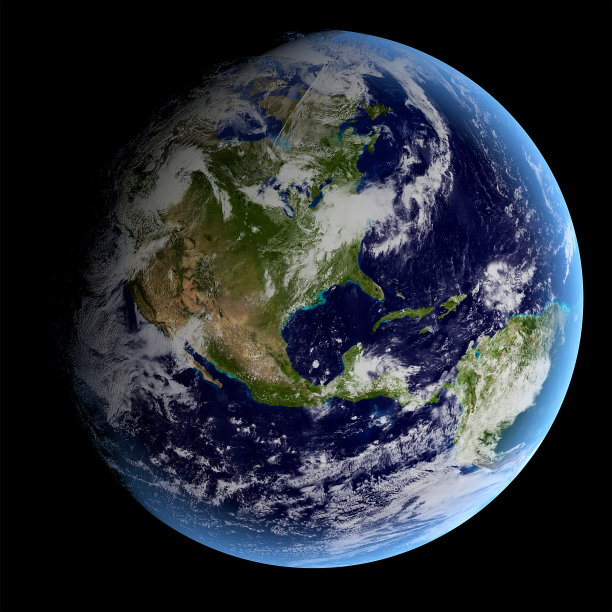
#> input picture picresources/earth.jpg, 612 x 612 px
$ python cv2_func.py
#> lines starting #> are read from the running program, lines starting #| are printed output that depends on the picture; after the words box and inside, x2 and y2 are one past the last pixel; in counts of white or black regions, pixels touching at a corner belong together
import cv2
import os
import matplotlib.pyplot as plt
import numpy as np
IMAGES_FOLDER='../picresources'
earth_fname = os.path.join(IMAGES_FOLDER, 'earth.jpg')
earth_img = cv2.imread(earth_fname)
#> earth_img is the input picture: shape (612, 612, 3); mean B, G, R 54, 46, 40.8
# comment out the line below to see the colour difference
earth_img = cv2.cvtColor(earth_img, cv2.COLOR_BGR2RGB)
plt.imshow(earth_img)
print('Image Shape: ', earth_img.shape, '\n\n')
#| Image Shape:  (612, 612, 3)
print('Image Plotted:')
plt.show()

box_blur_img = earth_img.copy()
box_blur_img = cv2.blur(box_blur_img, (41, 41))
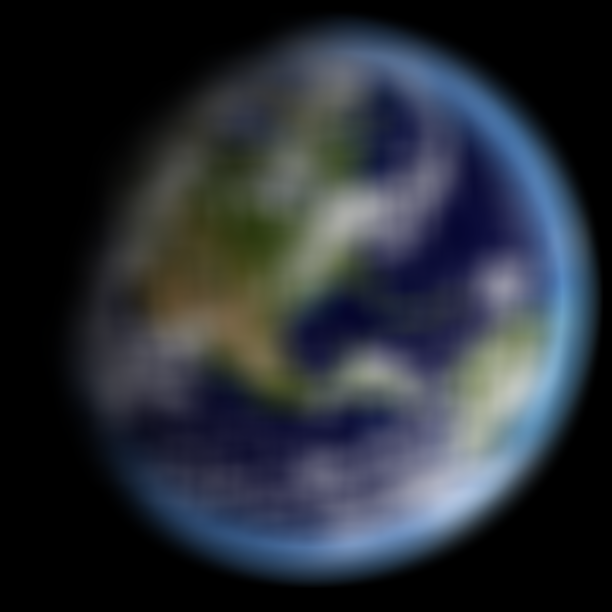
#> box_blur_img: shape (612, 612, 3); mean R, G, B 40.8, 46, 54
plt.imshow(box_blur_img)
plt.show()

blur_img = earth_img.copy()
blur_img = cv2.GaussianBlur(blur_img, (41, 41), 10)
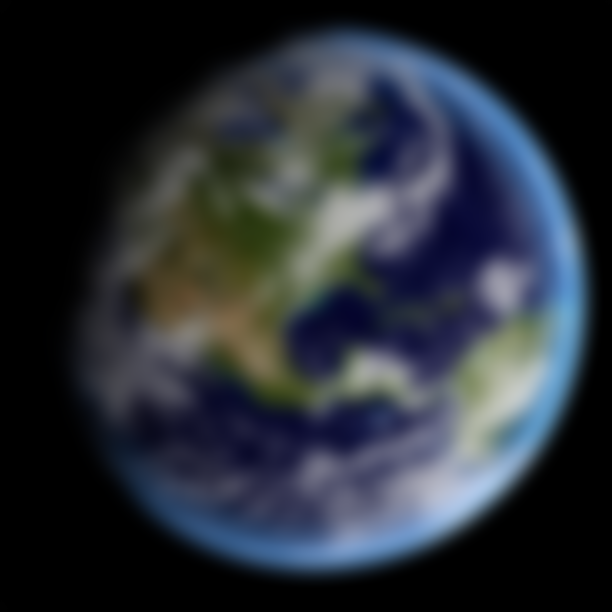
#> blur_img: shape (612, 612, 3); mean R, G, B 40.8, 46, 54
plt.imshow(blur_img)
plt.show()

dilate_img = earth_img.copy()
dilate_img = cv2.dilate(dilate_img, np.ones((10,10), dtype=np.uint8), iterations=1)
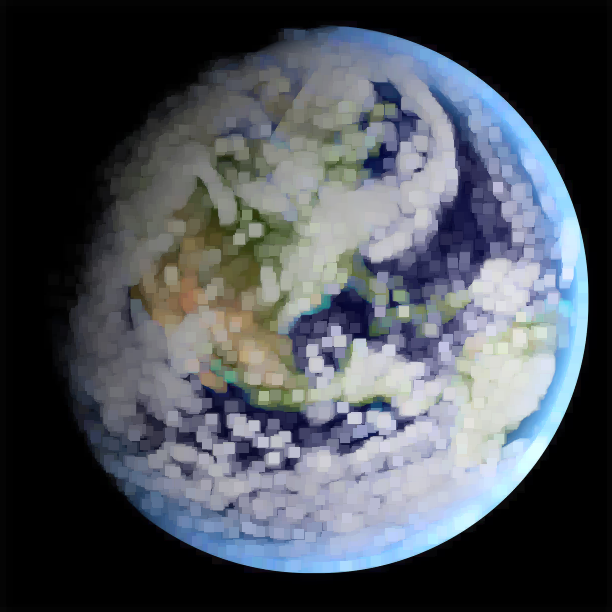
#> dilate_img: shape (612, 612, 3); mean R, G, B 76.3, 81.3, 88.6
plt.imshow(dilate_img)
plt.show()

erosion_img = earth_img.copy()
erosion_img = cv2.erode(erosion_img, np.ones((10,10), dtype=np.uint8), iterations=1)
plt.imshow(erosion_img)
plt.show()

canny_img = earth_img.copy()
canny_img = cv2.erode(canny_img, np.ones((12,12), dtype=np.uint8), iterations=1)
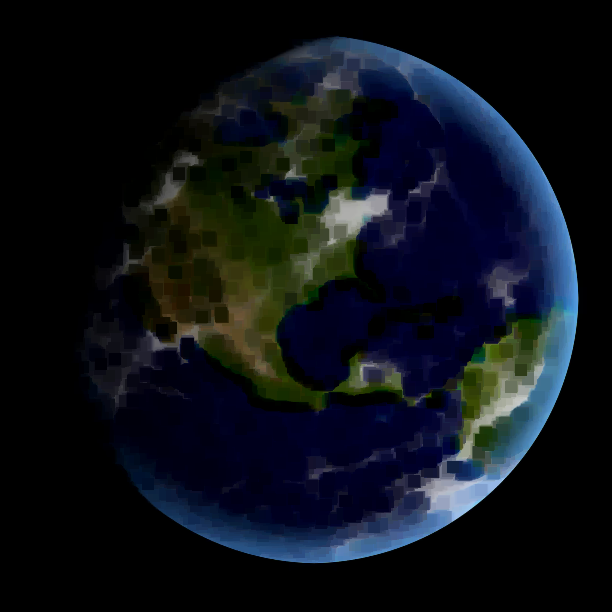
#> canny_img: shape (612, 612, 3); mean R, G, B 13.1, 17.3, 24.1
thresh = 75
edges = cv2.Canny(canny_img,thresh,thresh)
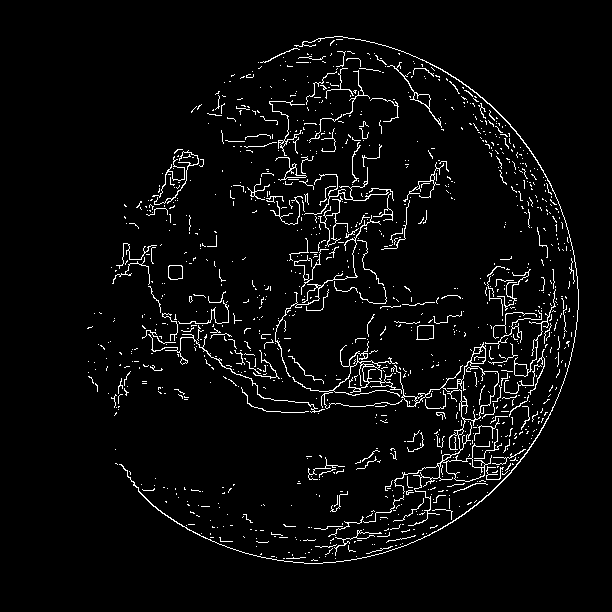
#> edges: shape (612, 612); 4% white in thin lines or dots, all inside (x1, y1, x2, y2) = (87, 36, 579, 564)
plt.imshow(edges.astype(np.uint8), cmap='gray')
plt.show()

thresh_img = earth_img.copy()
thresh_img = cv2.cvtColor(thresh_img, cv2.COLOR_BGR2GRAY)
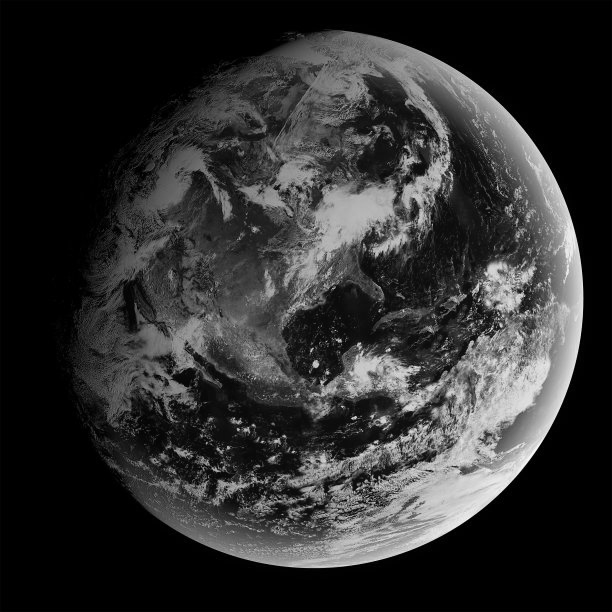
#> thresh_img: shape (612, 612); min 0, max 251, mean 47.8
ret, thresh = cv2.threshold(thresh_img, 155, 170, cv2.THRESH_BINARY)
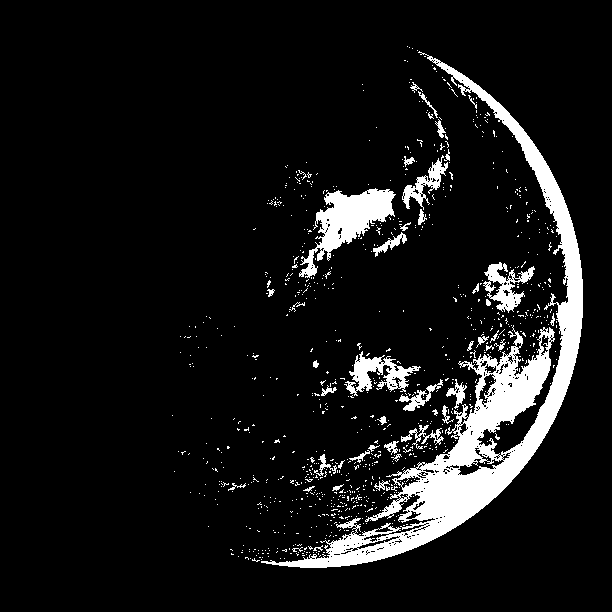
#> thresh: shape (612, 612); values 0 (black) and 170 (white), 8.8% white; 906 white regions (861 under 20 px), largest, box (x1, y1, x2, y2) and area: (261, 51, 583, 568) 21586, (299, 188, 396, 278) 3331, (344, 351, 421, 396) 1329
plt.imshow(thresh, cmap='gray')
plt.show()

$ run again, with picresources/beach.png saved as picresources/earth.jpg
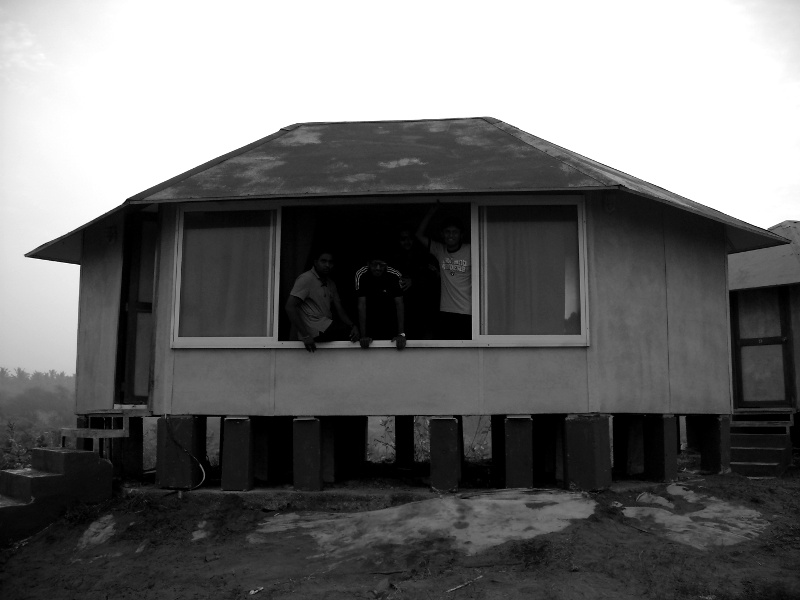
#> input picture picresources/beach.png, 800 x 600 px
#> earth_img is the input picture: shape (600, 800, 3); min 0, max 255, mean 110.1
#| Image Shape:  (600, 800, 3)
#> `edges = cv2.Canny(canny_img,thresh,thresh)`:
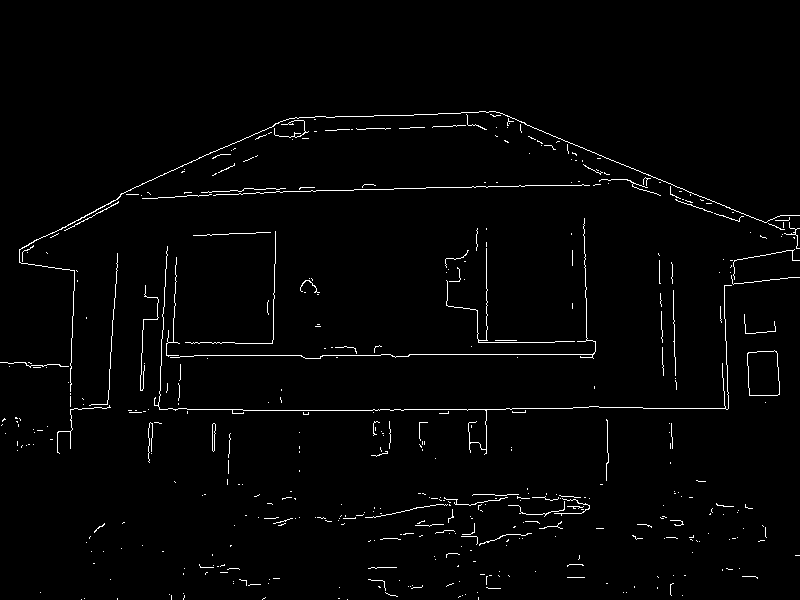
#> edges: shape (600, 800); 1.8% white in thin lines or dots, all inside (x1, y1, x2, y2) = (0, 111, 800, 600)
#> `ret, thresh = cv2.threshold(thresh_img, 155, 170, cv2.THRESH_BINARY)`:
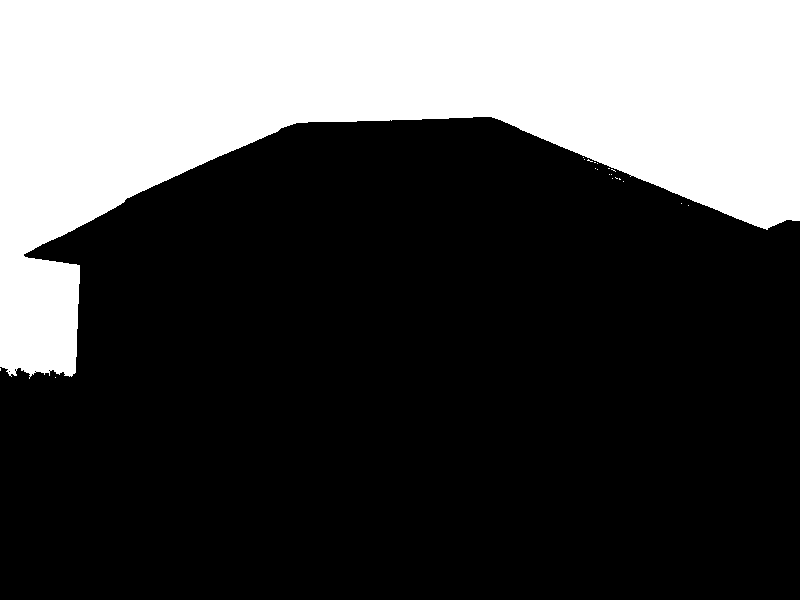
#> thresh: shape (600, 800); values 0 (black) and 170 (white), 30.1% white; 20 white regions (19 under 20 px), largest, box (x1, y1, x2, y2) and area: (0, 0, 800, 379) 144548
